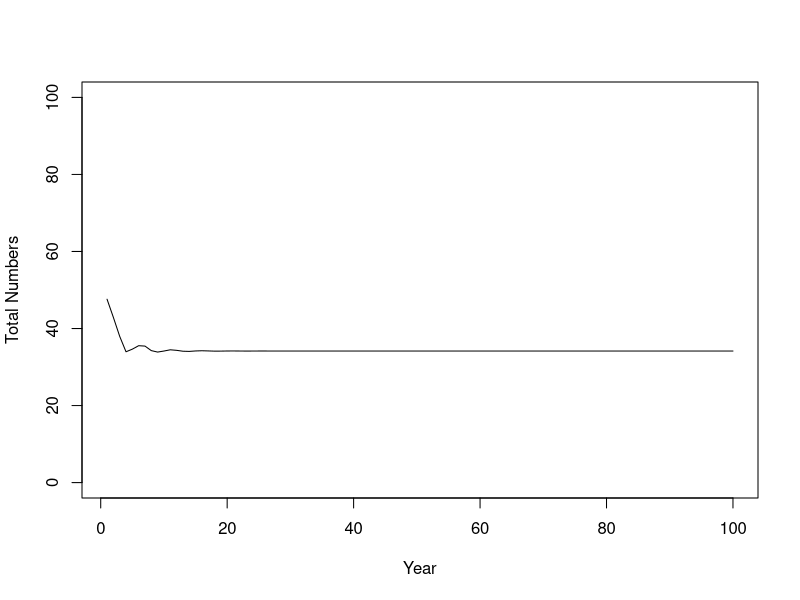
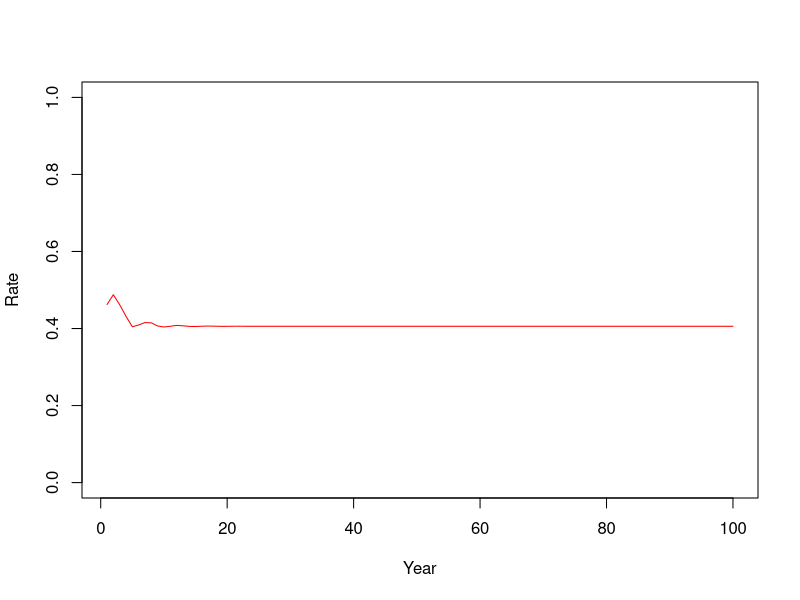
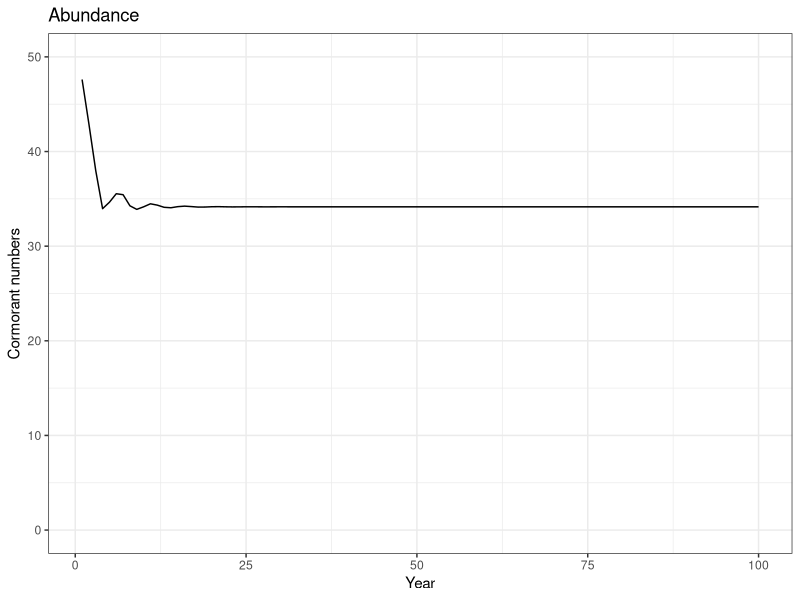
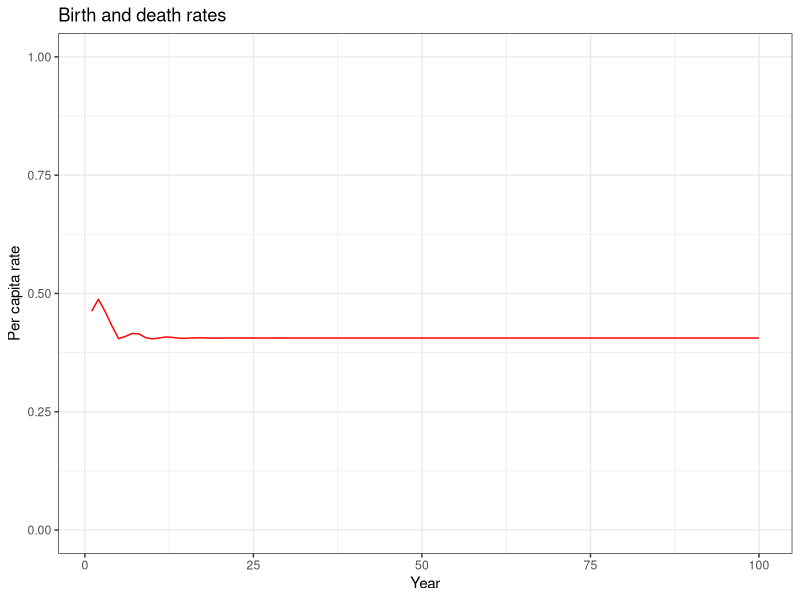

Write R code to recreate these figures, in order.
# Assignment 2.2a --- recalibrating pop dy for age-structured model

# Create a vector of initial numbers at age
# Note that R normally has "1" as the first index of a vector, so 
#  for us Birds[1] is actually age 0 birds...
birds <- c(15,10,5,3,10)

# Define variables for processes (same as First_Model!)
#Assignment 2.2a - Solution: Only older birds are reproducing, so:
#   a) # offspring per female * # females is a smaller number
#   b) only density of mature birds affects birth rates so compensation is less at the same pop size
a <- 4  # Assignment 2.2a: you can adjust this parameter to compensate for fewer mature birds...
b <- .0046
c <- 1
d <- 50

# Set up containers for time series of numbers and rates
birds_over_time <- array(0,dim=c(5,100))
all_ages_over_time <- numeric(100)
birth_rate <- numeric(100)
death_rate <- numeric(100)

# Start the main simulation loop over time
for (i in 1:100) {   # we will run the model for 100 time steps
  
  # Calculate the birth and death rates according to our dynamic processes
  births_per_female <- a * exp(-b * sum(birds[4:5]))  # only mature (age 3,4+) birds affect birth rate
  deaths_per_capita <- c * sum(birds) / (d + sum(birds))
  
  # Convert rates to actual numbers
  births <- births_per_female * sum(birds[4:5]) / 2  # divide by 2 because per female
  deaths <- deaths_per_capita * birds   # note: deaths will be a vector by age, just like birds
  
  # Now the tautology - more complicated than the last time
    # First the plus group: subtract deaths for the oldest two age groups
    birds[5] <- birds[5] + birds[4] - deaths[5] - deaths[4]
    # Next the remaining ages except babies, working backwards
    for (j in 4:2) { #loop backwards over ages
      birds[j] <- birds[j-1] - deaths[j-1]
    }
    # Finally, the babies
    birds[1] <- births
  
  # Update the vectors of numbers and rates
    birds_over_time[,i] <- birds
    all_ages_over_time[i] <- sum(birds_over_time[,i])
    birth_rate[i] <- births_per_female
    death_rate[i] <- deaths_per_capita

  # close the time loop
}

# Plot the results - base version
x <- seq(from=1,to=100)
plot(all_ages_over_time~x, xlab = "Year", ylab = "Total Numbers", type='l',
     ylim=c(0,100))
plot(birth_rate~x, xlab="Year", ylab="Rate", type = "l",
     ylim=c(0,1), col='blue')
lines(death_rate~x, col='red')


# Plot the results - ggplot version
library(ggplot2)
x <- seq(from=1,to=100)
Number_plot <- ggplot() +
  geom_line(mapping=aes(x=x,y=all_ages_over_time)) +
  labs(title = "Abundance",
       x = "Year",
       y = "Cormorant numbers") +
  coord_cartesian(ylim=c(0,50)) +
  theme_bw()
plot(Number_plot)
Rate_plot <- ggplot() +
  geom_line(mapping=aes(x=x,y=birth_rate),
            color='blue') +
  geom_line(mapping=aes(x=x,y=death_rate),
            color="red") +
  labs(title = "Birth and death rates",
       x="Year",
       y="Per capita rate") +
  coord_cartesian(ylim=c(0,1)) +
  theme_bw()
plot(Rate_plot)


  